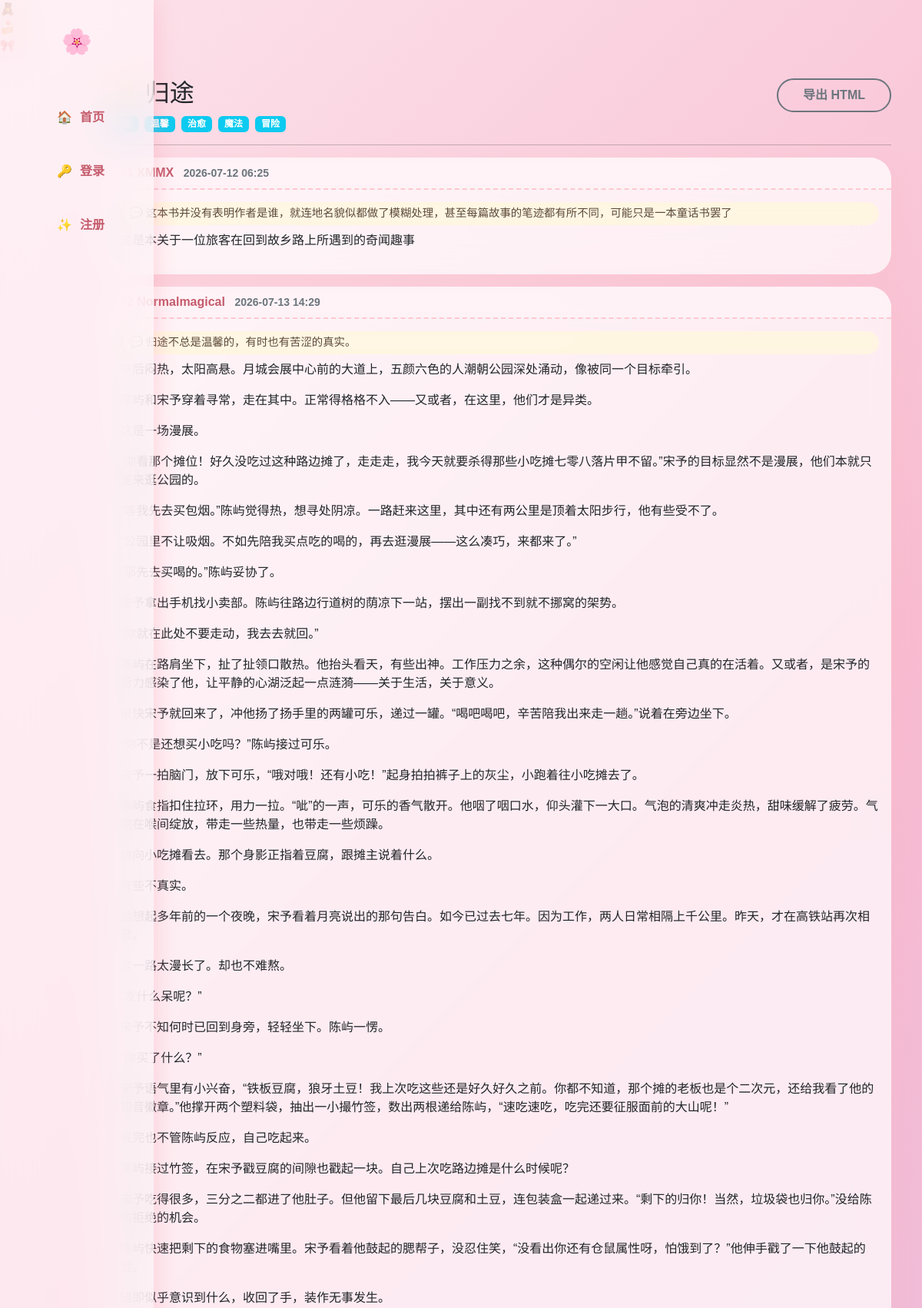
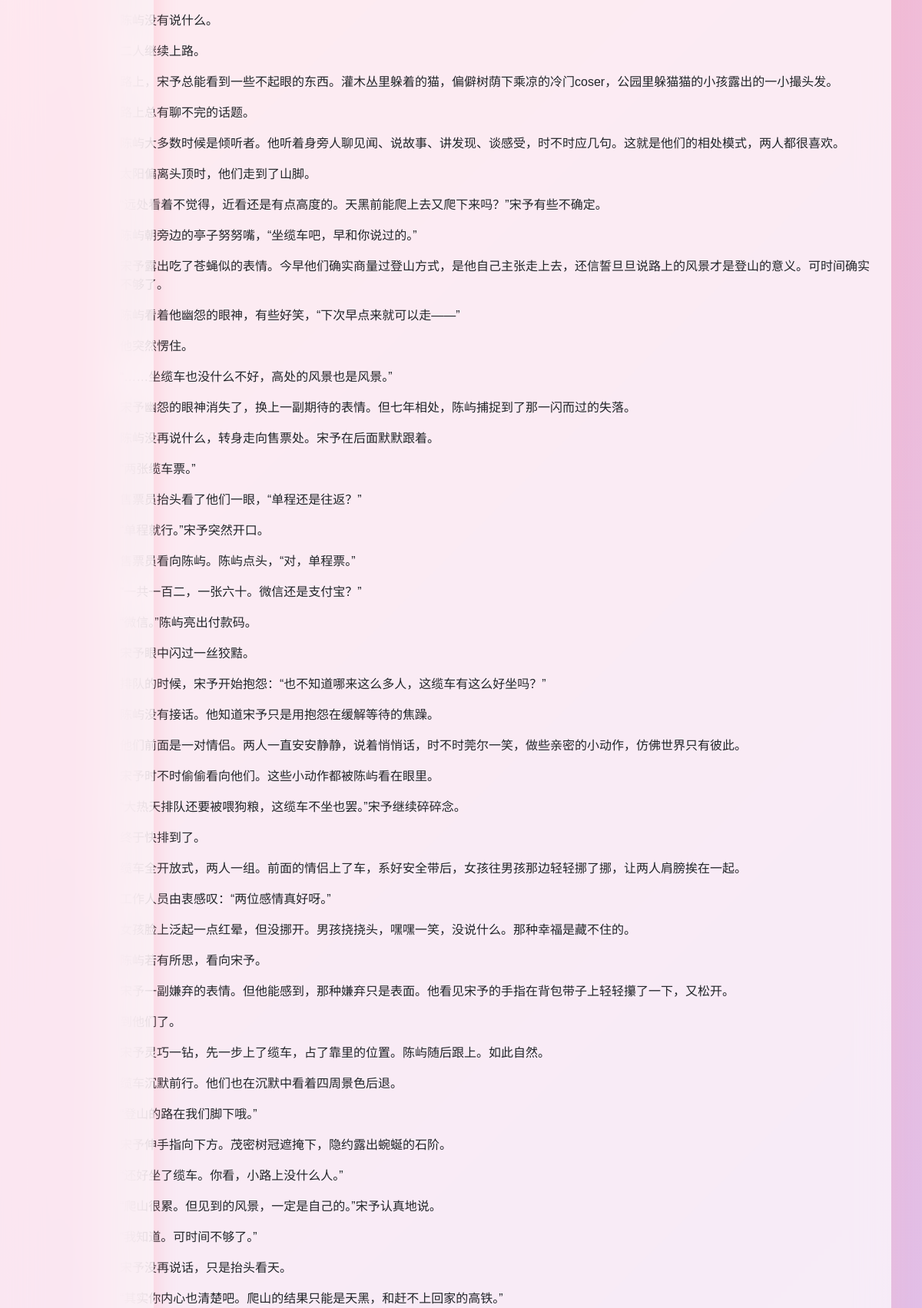
The page /story/2 (upper part) on the database its author committed (2 pictures, top to bottom).
### models.py (models this page shows)
class Story(db.Model):
    id = db.Column(db.Integer, primary_key=True)
    title = db.Column(db.String(200), nullable=False)
    status = db.Column(db.String(20), default='ongoing')
    created_at = db.Column(db.DateTime, default=datetime.utcnow)
    creator_id = db.Column(db.Integer, db.ForeignKey('user.id'))
    creator = db.relationship('User', backref='created_stories')
    entries = db.relationship('Entry', backref='story', lazy=True, order_by='Entry.created_at')
    tags = db.relationship('Tag', secondary=story_tags, backref=db.backref('stories', lazy=True))

class Tag(db.Model):
    id = db.Column(db.Integer, primary_key=True)
    name = db.Column(db.String(50), unique=True, nullable=False)

class Entry(db.Model):
    id = db.Column(db.Integer, primary_key=True)
    content = db.Column(db.Text, nullable=False)
    note = db.Column(db.Text, nullable=True)
    created_at = db.Column(db.DateTime, default=datetime.utcnow)
    user_id = db.Column(db.Integer, db.ForeignKey('user.id'))
    story_id = db.Column(db.Integer, db.ForeignKey('story.id'))
    status = db.Column(db.String(20), default='published')

class User(UserMixin, db.Model):
    id = db.Column(db.Integer, primary_key=True)
    username = db.Column(db.String(50), unique=True, nullable=False)
    password = db.Column(db.String(100), nullable=False)
    is_admin = db.Column(db.Boolean, default=False)
    entries = db.relationship('Entry', backref='author', lazy=True)

### app.py (the view, shortened to what this page needs)
@app.route('/story/<int:story_id>', methods=['GET', 'POST'])
def story_detail(story_id):
    story = Story.query.get_or_404(story_id)
    if current_user.is_authenticated:
        entries = Entry.query.filter(
            Entry.story_id == story.id,
            db.or_(
                Entry.status == 'published',
                db.and_(Entry.status == 'draft', Entry.user_id == current_user.id)
            )
        ).order_by(Entry.created_at).all()
    else:
        entries = Entry.query.filter_by(story_id=story.id, status='published').order_by(Entry.created_at).all()
    published_entries = [e for e in entries if e.status == 'published']
    last_entry = published_entries[-1] if published_entries else None
    can_chain = True
    if last_entry and current_user.is_authenticated:
        if last_entry.user_id == current_user.id:
            can_chain = False
    if story.status == 'finished':
        can_chain = False
    editing_entry = None
    edit_entry_id = request.args.get('edit_entry')
    if edit_entry_id and current_user.is_authenticated:
        entry = Entry.query.get(int(edit_entry_id))
        if entry and entry.user_id == current_user.id and entry.story_id == story.id and entry.status == 'draft':
            editing_entry = entry
    return render_page('story_detail.html', 'story_detail_content.html',
                       story=story, entries=entries, can_chain=can_chain,
                       editing_entry=editing_entry)

### app.py (called while the page is built)
@app.template_filter('markdown')
def render_markdown(text):
    return Markup(md_lib.markdown(text, extensions=['extra', 'nl2br']))

def render_page(full_template, content_template, **kwargs):
    if request.headers.get('HX-Request'):
        return render_template(content_template, **kwargs)
    return render_template(full_template, **kwargs)

### templates/story_detail.html (shortened to what this page needs)
{% extends "base.html" %}
{% block content %}
<div class="d-flex justify-content-between">
  <h2>📜 {{ story.title }}</h2>
  <div>
    <a href="/story/{{ story.id }}/export" class="btn btn-outline-secondary">导出 HTML</a>
  </div>
</div>
<div class="mb-3">
  {% for tag in story.tags %}
    <span class="badge bg-info me-1">{{ tag.name }}</span>
  {% endfor %}
</div>
<hr>
{% for entry in entries %}
<div class="card mb-3 {% if entry.status == 'draft' %}border-warning{% endif %}">
  <div class="card-header d-flex justify-content-between align-items-center {% if entry.status == 'draft' %}bg-warning bg-opacity-10{% endif %}">
    <div>
      <strong>#{{ loop.index }} {{ entry.author.username }}</strong>
      <small class="text-muted ms-2">{{ entry.created_at.strftime('%Y-%m-%d %H:%M') }}</small>
    </div>
  </div>
  <div class="card-body">
      {% if entry.note %}
      <div class="alert alert-light py-1 px-2 mb-2" style="border-left: 4px solid #b45f3a; font-size: 0.9em; color: #5c4a3a;">
          💬 {{ entry.note }}
      </div>
      {% endif %}
      {{ entry.content|markdown }}
  </div>
</div>
{% endfor %}
{% endblock %}

### templates/base.html (style rules this page uses)
:root { --pink-100: #fff0f5; --pink-200: #ffe4ec; --pink-300: #ffb6c1; --pink-400: #ff8da1; --purple-100: #f3e8ff; --purple-200: #e9d5ff; --shadow-soft: 0 8px 30px rgba(255, 182, 193, 0.3); --shadow-hover: 0 15px 45px rgba(255, 130, 160, 0.45); --radius-lg: 28px; --radius-md: 18px; }
* { margin: 0; padding: 0; box-sizing: border-box; }
body { font-family: "Nunito", "PingFang SC", "Microsoft YaHei", sans-serif; background: linear-gradient(135deg, #fce4ec 0%, #f8bbd0 30%, #e1bee7 70%, #f3e5f5 100%); background-attachment: fixed; min-height: 100vh; overflow-x: hidden; }
.card { border: none; border-radius: var(--radius-lg); background: rgba(255, 255, 255, 0.7); backdrop-filter: blur(20px); box-shadow: var(--shadow-soft); transition: all 0.4s cubic-bezier(0.25, 0.8, 0.25, 1.2); margin-bottom: 25px; animation: breathe 4s ease-in-out infinite; }
.card-header { background: rgba(255, 240, 245, 0.8); border-bottom: 2px dashed #fcc8d0; border-radius: var(--radius-lg) var(--radius-lg) 0 0 !important; font-weight: 700; color: #c45b6c; backdrop-filter: blur(5px); }
.btn { border-radius: 40px; font-weight: 700; padding: 0.5rem 2rem; position: relative; overflow: hidden; transition: all 0.2s; }
.btn-outline-secondary, .btn-outline-warning, .btn-outline-danger, .btn-outline-info { background: transparent; border: 2px solid; backdrop-filter: blur(5px); transition: all 0.2s; }
.alert { border-radius: 20px; border: none; background: rgba(255, 245, 220, 0.8); backdrop-filter: blur(10px); }

### rows shown on the page
Story: title "归途"
Tag: name "温馨"
Tag: name "治愈"
Tag: name "魔法"
Tag: name "冒险"
Entry: author.username "XMMX", created_at "2026-07-12 06:25", note "这本书并没有表明作者是谁，就连地名貌似都做了模糊处理，甚至每篇故事的笔迹都有所不同，可能只是一本童话书罢了", content "这是本关于一位旅客在回到故乡路上所遇到的奇闻趣事"
Entry: author.username "Normalmagical", created_at "2026-07-13 14:29", note "归途不总是温馨的，有时也有苦涩的真实。", content "午后闷热，太阳高悬。月城会展中心前的大道上，五颜六色的人潮朝公园深处涌动，像被同一个目标牵引。 陈屿和宋予穿着寻常，走在其中。正常得格格不入——又或者，在这里，他们才是异类。 这是一场漫展。 “你看那个摊位！好久没吃过这种路边摊了，走走走，我今天就要杀得那些小吃摊七零八落片甲不留。”宋予的目标显然不是漫展，他们本就只是来逛公园的。 “等我先去买包烟。”陈屿觉得热，想寻处阴凉。一路赶来这里，其中还有两公里是顶着太阳步行，他有些受不了。 “公园里不让吸烟。不如先陪我买点吃的喝的，再去逛漫展——这么凑巧，来都来了。” “那先去买喝的。”陈屿妥协了。 宋予拿出手机找小卖部。陈屿往路边行道树的荫凉下一站，摆出一副找不到就不挪窝的架势。 “你就在此处不要走动，我去去就回。” 陈屿在路肩坐下，扯了扯领口散热。他抬头看天，有些出神。工作压力之余，这种偶尔的空闲让他感觉自己真的在活着。又或者，是宋予的活力感染了他，让平静的心湖泛起一点涟漪——关于生活，关于意义。 很快宋予就回来了，冲他扬了扬手里的两罐可乐，递过一罐。“喝吧喝吧，辛苦陪我出来走一趟。”说着在旁边坐下。 “你不是还想买小吃吗？”陈屿接过可乐。 宋予一拍脑门，放下可乐，“哦对哦！还有小吃！”起身拍拍裤子上的灰尘，小跑着往小吃摊去了。 陈屿食指扣住拉环，用力一拉。“呲”的一声，可乐的香气散开。他咽了咽口水，仰头灌下一大口。气泡的清爽冲走炎热，甜味缓解了疲劳。气泡在喉间绽放，带走一些热量，也带走一些烦躁。 他向小吃摊看去。那个身影正指着豆腐，跟摊主说着什么。 有些不真实。…"
